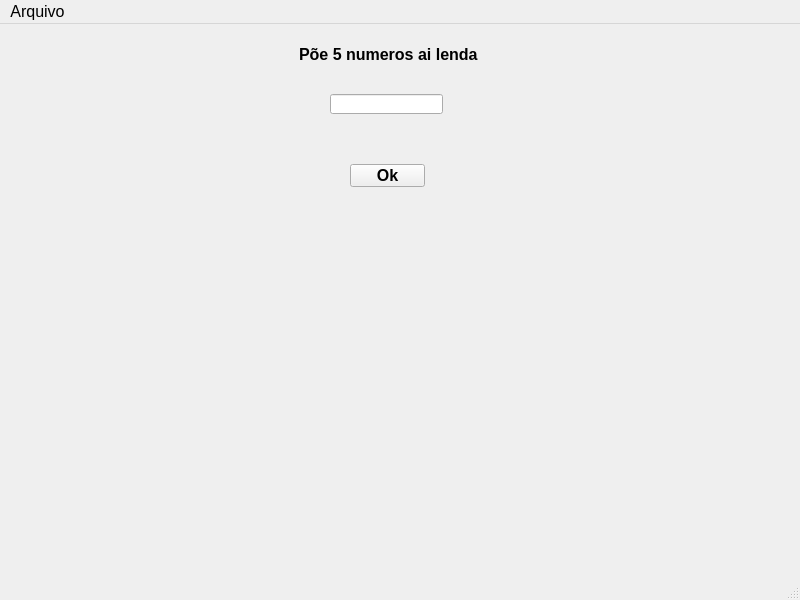
<?xml version="1.0" encoding="UTF-8"?>
<ui version="4.0">
 <class>MainWindow</class>
 <widget class="QMainWindow" name="MainWindow">
  <property name="geometry">
   <rect>
    <x>0</x>
    <y>0</y>
    <width>800</width>
    <height>600</height>
   </rect>
  </property>
  <property name="font">
   <font>
    <pointsize>12</pointsize>
    <weight>75</weight>
    <bold>true</bold>
   </font>
  </property>
  <property name="windowTitle">
   <string>MainWindow</string>
  </property>
  <widget class="QWidget" name="centralwidget">
   <widget class="QLabel" name="label">
    <property name="geometry">
     <rect>
      <x>290</x>
      <y>20</y>
      <width>201</width>
      <height>20</height>
     </rect>
    </property>
    <property name="font">
     <font>
      <pointsize>12</pointsize>
      <weight>75</weight>
      <bold>true</bold>
     </font>
    </property>
    <property name="text">
     <string>Põe 5 numeros ai lenda </string>
    </property>
    <property name="alignment">
     <set>Qt::AlignCenter</set>
    </property>
   </widget>
   <widget class="QLineEdit" name="lineEdit">
    <property name="geometry">
     <rect>
      <x>330</x>
      <y>70</y>
      <width>113</width>
      <height>20</height>
     </rect>
    </property>
    <property name="alignment">
     <set>Qt::AlignCenter</set>
    </property>
   </widget>
   <widget class="QLabel" name="label_3">
    <property name="geometry">
     <rect>
      <x>340</x>
      <y>100</y>
      <width>101</width>
      <height>31</height>
     </rect>
    </property>
    <property name="text">
     <string/>
    </property>
   </widget>
   <widget class="QPushButton" name="pushButton">
    <property name="geometry">
     <rect>
      <x>350</x>
      <y>140</y>
      <width>75</width>
      <height>23</height>
     </rect>
    </property>
    <property name="text">
     <string>Ok</string>
    </property>
   </widget>
   <widget class="QLabel" name="label_2">
    <property name="geometry">
     <rect>
      <x>280</x>
      <y>200</y>
      <width>211</width>
      <height>131</height>
     </rect>
    </property>
    <property name="text">
     <string/>
    </property>
    <property name="alignment">
     <set>Qt::AlignCenter</set>
    </property>
   </widget>
   <widget class="QLabel" name="label_4">
    <property name="geometry">
     <rect>
      <x>66</x>
      <y>380</y>
      <width>681</width>
      <height>20</height>
     </rect>
    </property>
    <property name="text">
     <string/>
    </property>
    <property name="alignment">
     <set>Qt::AlignCenter</set>
    </property>
   </widget>
  </widget>
  <widget class="QMenuBar" name="menubar">
   <property name="geometry">
    <rect>
     <x>0</x>
     <y>0</y>
     <width>800</width>
     <height>27</height>
    </rect>
   </property>
   <property name="font">
    <font>
     <weight>50</weight>
     <bold>false</bold>
    </font>
   </property>
   <widget class="QMenu" name="menuArquivo">
    <property name="title">
     <string>Arquivo</string>
    </property>
    <addaction name="actionNovo"/>
    <addaction name="actionAbrir"/>
    <addaction name="actionSalvar"/>
    <addaction name="actionSair"/>
   </widget>
   <addaction name="menuArquivo"/>
  </widget>
  <widget class="QStatusBar" name="statusbar"/>
  <action name="actionNovo">
   <property name="text">
    <string>Novo</string>
   </property>
  </action>
  <action name="actionSair">
   <property name="text">
    <string>Sair</string>
   </property>
  </action>
  <action name="actionSalvar">
   <property name="text">
    <string>Salvar</string>
   </property>
  </action>
  <action name="actionAbrir">
   <property name="text">
    <string>Abrir</string>
   </property>
  </action>
 </widget>
 <resources/>
 <connections/>
</ui>
